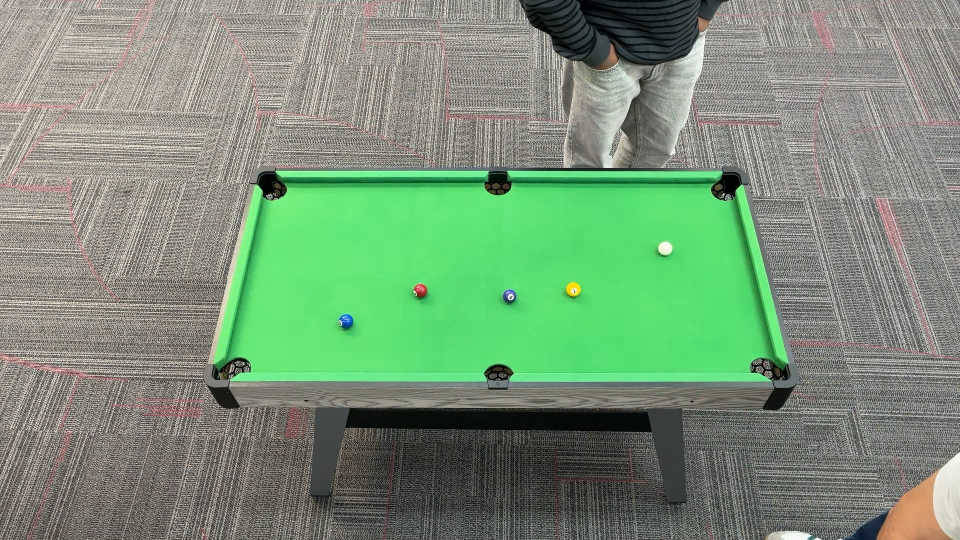
#> input picture runs/2026-02-23_12-07-24/capture_20260223_121004.jpeg, 1920 x 1080 px (shown at 1/2 size)
$ python Ball_Detection.py
#> lines starting #> are read from the running program, lines starting #| are printed output that depends on the picture; after the words box and inside, x2 and y2 are one past the last pixel; in counts of white or black regions, pixels touching at a corner belong together
#> further down, img is the input picture: shape (1080, 1920, 3); mean B, G, R 119.9, 146.5, 121.2
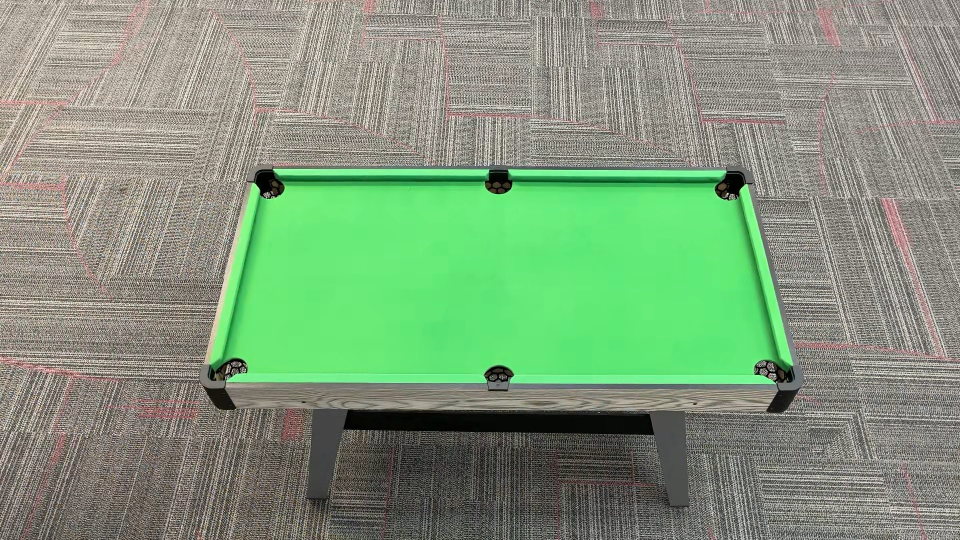
#> input picture runs/2026-02-23_11-40-10/ref.jpeg, 1920 x 1080 px (shown at 1/2 size)
#> in get_table_corners, img is the input picture: shape (1080, 1920, 3); mean B, G, R 122.7, 152.5, 128.2
### Scene_Understanding.py
import cv2
import numpy as np
import matplotlib.pyplot as plt
import config


def masking(img):

    # step 1: mask green thresholding
    blurred = cv2.GaussianBlur(img, (7, 7), 0)
    hsv = cv2.cvtColor(blurred, cv2.COLOR_BGR2HSV)
#> hsv: shape (1080, 1920, 3); mean H, S, V 32.3, 51.9, 156.6
    lower_green = np.array([60, 0, 0])
    upper_green = np.array([73, 255, 255])
    mask = cv2.inRange(hsv, lower_green, upper_green)
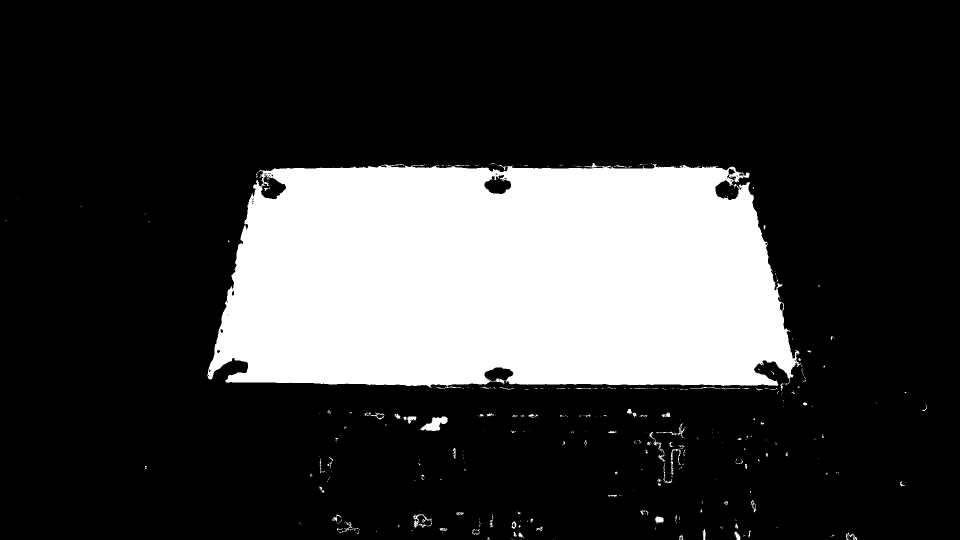
#> mask: shape (1080, 1920) (shown at 1/2 size); 22.4% white; 501 white regions (419 under 20 px), largest, box (x1, y1, x2, y2) and area: (415, 328, 1603, 777) 457073, (839, 833, 896, 862) 839, (1310, 1033, 1328, 1047) 168
    if mask is None or mask.size == 0:
        print("Error: Could not create mask.")
        return None

    #step 2: morphology open to remove noise
    kernel = cv2.getStructuringElement(cv2.MORPH_ELLIPSE, (15, 15))
    final_mask = cv2.morphologyEx(mask, cv2.MORPH_OPEN, kernel)
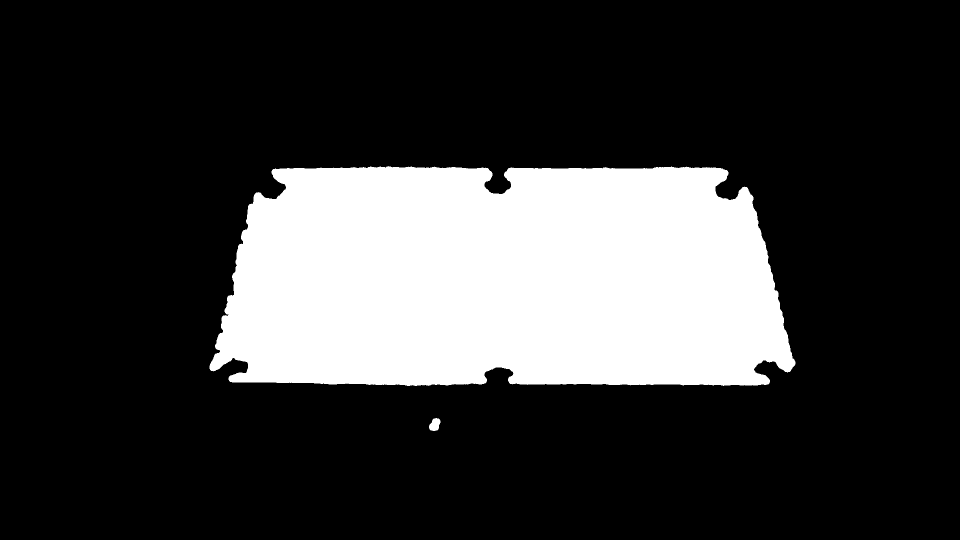
#> final_mask: shape (1080, 1920) (shown at 1/2 size); 21.9% white; 2 white regions

    return final_mask


# [129 lines left out: functions get_table_corners_v1, compute_homography_from_corners, show_hue_histogram, not called in this run]

### DIFFERENT VERSION WITH CANNY + HOUGH ###

def compute_intersection(line1, line2):
    """
    Finds the intersection of two lines given in Hesse normal form (rho, theta).
    Returns [x, y] or None if lines are parallel.
    """
    rho1, theta1 = line1[0]
    rho2, theta2 = line2[0]

    # Set up the linear system:
    # x * cos(theta) + y * sin(theta) = rho
    A = np.array([
        [np.cos(theta1), np.sin(theta1)],
        [np.cos(theta2), np.sin(theta2)]
    ])
    b = np.array([[rho1], [rho2]])

    # If determinant is 0, lines are parallel
    if np.abs(np.linalg.det(A)) < 1e-10:
        return None

    # Solve for [x, y]
    x0, y0 = np.linalg.solve(A, b)
    return [x0[0], y0[0]]

def order_points(pts):
    """
    Orders points in [top-left, top-right, bottom-right, bottom-left] order.
    """
    pts = np.array(pts, dtype="float32")
    rect = np.zeros((4, 2), dtype="float32")

    # Sum of (x, y) - Top-Left has min sum, Bottom-Right has max sum
    s = pts.sum(axis=1)
    rect[0] = pts[np.argmin(s)]
    rect[2] = pts[np.argmax(s)]

    # Diff of (x, y) - Top-Right has min diff (x-y), Bottom-Left has max diff
    diff = np.diff(pts, axis=1)
    rect[1] = pts[np.argmin(diff)]
    rect[3] = pts[np.argmax(diff)]

    return rect


def get_table_corners(image):
    """Detect the 4 table corners from an image using Hull -> Canny -> Hough."""

    # --- Standard loading checks ---
    if isinstance(image, str):
        img = cv2.imread(image)
        if img is None: return None
    elif isinstance(image, np.ndarray):
        img = image
    else:
        return None

    # Get the Mask & Hull
    final_mask = masking(img)
    contours, _ = cv2.findContours(final_mask, cv2.RETR_EXTERNAL, cv2.CHAIN_APPROX_SIMPLE)
#> contours = 2 contours; box (x1, y1, x2, y2) and area: (419, 332, 1591, 772) 451376, (858, 836, 881, 862) 394
    if not contours: return None
    table_contour = max(contours, key=cv2.contourArea)
#> table_contour = contour of 1273 points, box (x1, y1, x2, y2) (419, 332, 1591, 772), area 451376
    hull = cv2.convexHull(table_contour)
#> hull = contour of 38 points, box (x1, y1, x2, y2) (419, 332, 1591, 772), area 469035

    # --- Gradient Analysis ---

    # 2. Draw Hull on a blank canvas (1px wide)
    hull_canvas = np.zeros_like(final_mask)
    cv2.drawContours(hull_canvas, [hull], -1, 255, 1)
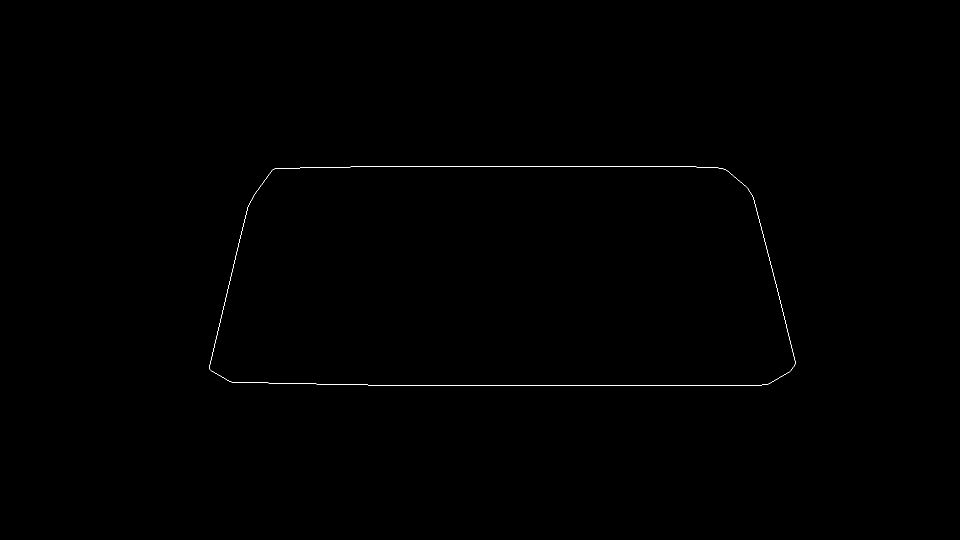
#> hull_canvas: shape (1080, 1920) (shown at 1/2 size); 0.14% white in thin lines or dots, all inside (x1, y1, x2, y2) = (419, 332, 1591, 772)

    # Dilate hull to create a "search zone" for gradients
    kernel_dilate = cv2.getStructuringElement(cv2.MORPH_ELLIPSE, (5, 5))
    gradient_mask = cv2.dilate(hull_canvas, kernel_dilate, iterations=1)
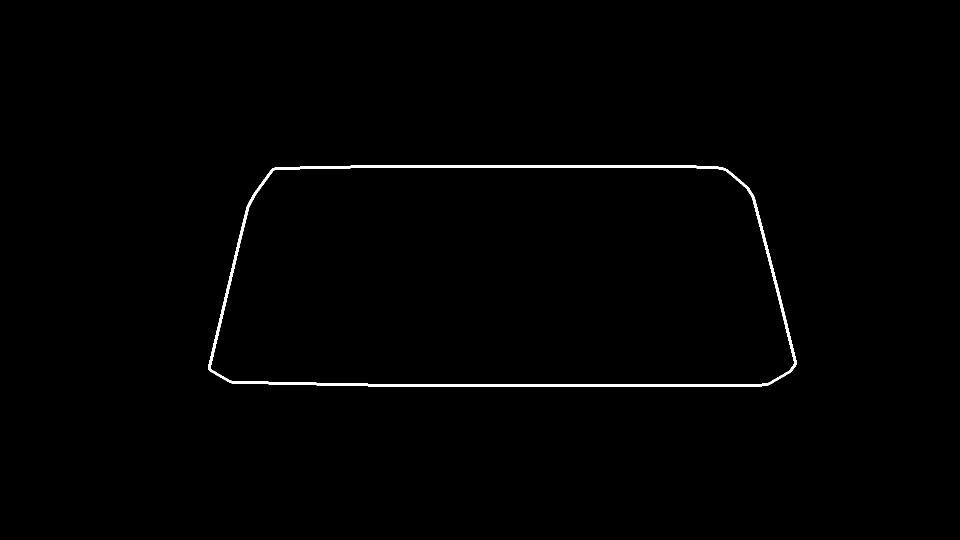
#> gradient_mask: shape (1080, 1920) (shown at 1/2 size); 0.72% white; 1 white region, box (x1, y1, x2, y2) and area: (417, 330, 1593, 774) 14934

    # DEBUG : show mask
    # cv2.imshow("Gradient Search Zone", gradient_mask)
    # cv2.waitKey(0)

    # --- Targeted Hough Transform ---

    # for horizontal lines seperate bottom and top search
    x, y, w, h = cv2.boundingRect(hull)
#> x = 419; y = 332; w = 1172; h = 440
    mid_y = y + h // 2
#> mid_y = 552
    top_mask = gradient_mask.copy()
    top_mask[mid_y:, :] = 0
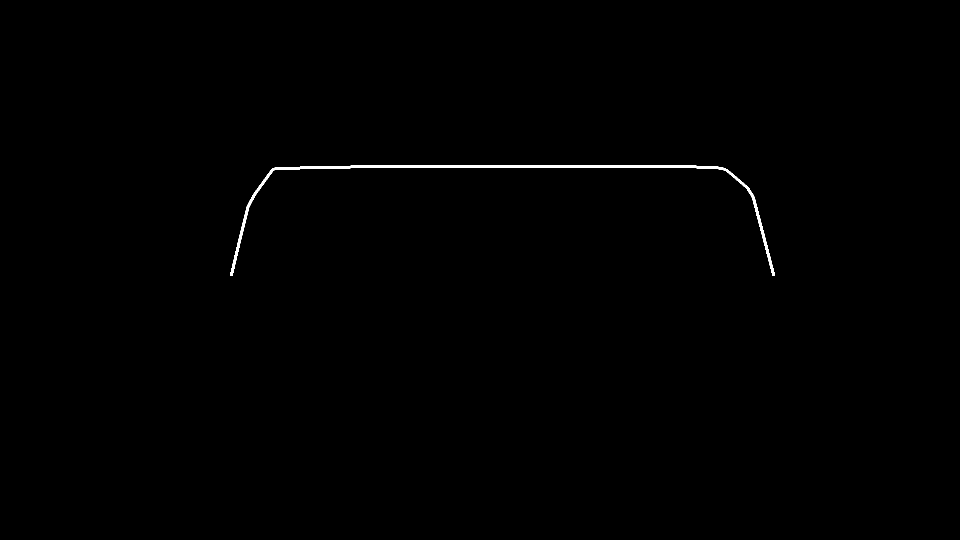
#> top_mask: shape (1080, 1920) (shown at 1/2 size); 0.34% white; 1 white region, box (x1, y1, x2, y2) and area: (460, 330, 1550, 552) 7020
    bottom_mask = gradient_mask.copy()
    bottom_mask[:mid_y, :] = 0
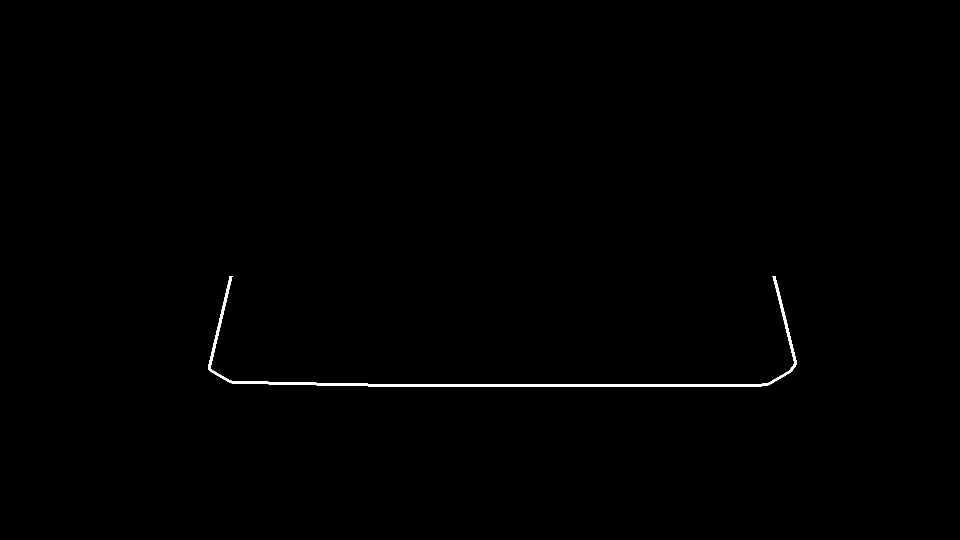
#> bottom_mask: shape (1080, 1920) (shown at 1/2 size); 0.38% white; 1 white region, box (x1, y1, x2, y2) and area: (417, 552, 1593, 774) 7914

    ranges_deg = [(0,20) , (160,180) , (85,95) , (85,95)] # right, left, top, bottom
    edges = [gradient_mask,gradient_mask,top_mask,bottom_mask]
    threshold = 100

    lines = []
    for i, (min_deg, max_deg) in enumerate(ranges_deg):

        # Convert to radians
        min_theta = np.deg2rad(min_deg)
        max_theta = np.deg2rad(max_deg)

        # Run Hough Transform constrained to the range
        Hough_lines = cv2.HoughLines(
            edges[i],
            rho=1,
            theta=np.pi/180,
            threshold=threshold,
            min_theta=min_theta,
            max_theta=max_theta
        )

        # Find the "Best" line in this batch
        if Hough_lines is not None and len(Hough_lines) > 0:
            best_line = Hough_lines[0] # Take the strongest one
            lines.append(best_line)

            rho, theta = best_line[0]
            #print(f"Range {min_deg}-{max_deg}°: Found line at {np.rad2deg(theta):.2f}°")
        else:
            print(f"Range {min_deg}-{max_deg}°: No line found.")
#> this loop made 4 passes
#> (rho, theta) on passes 1 to 4: (583, 0.244), (-1366, 2.9), (334, 1.57), (769, 1.57)
#> after the loop, lines = [[[583, 0.244]], [[-1366, 2.9]], [[334, 1.57]], [[769, 1.57]]]
#> (the rest of the program and of its run is left out)
